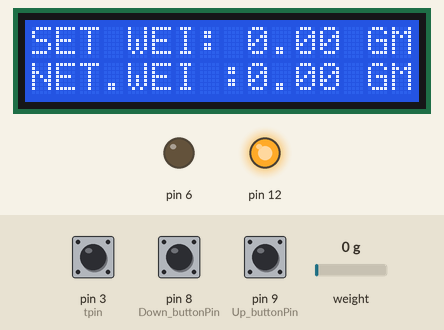
This sketch was run on a simulated Arduino Uno, built with avr-gcc and run on an emulated ATmega328P. Parts: 16×2 character LCD, output pins drawn as LEDs (lit = HIGH). Dashed ring = blinking. The inputs (shaded band) are chosen by the test bench; at power-on: pin 3 (tpin) HIGH, pin 9 (Up_buttonPin) HIGH, pin 8 (Down_buttonPin) HIGH, weight on the scale 0 g. What the sketch prints to the serial monitor is not drawn.

Above: at 5.7 s.
5.8 s: pin 3 (tpin) pulled LOW for 0.15 s
At 6.6 s:
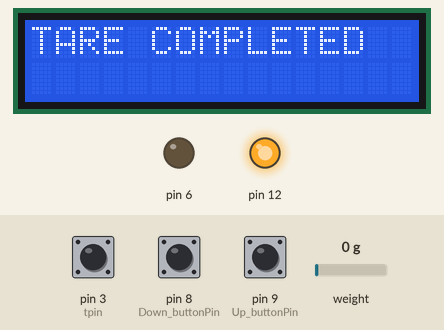
8.3 s: pin 9 (Up_buttonPin) pulled LOW for 0.15 s
At 8.57 s:
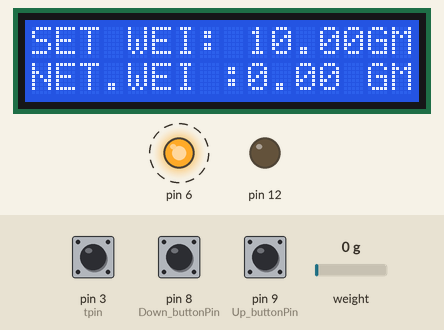
9.0 s: pin 8 (Down_buttonPin) pulled LOW for 0.15 s
At 9.6 s:
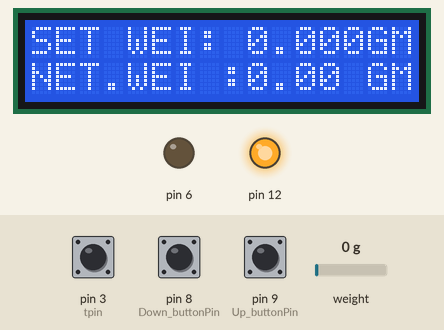
10.6 s: weight on the scale set to 100 g
At 11.6 s:
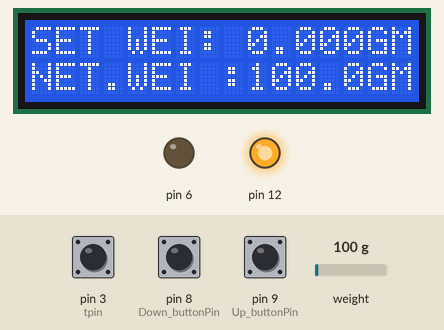
12.2 s: pin 8 (Down_buttonPin) pulled LOW for 1 s
At 12.9 s:
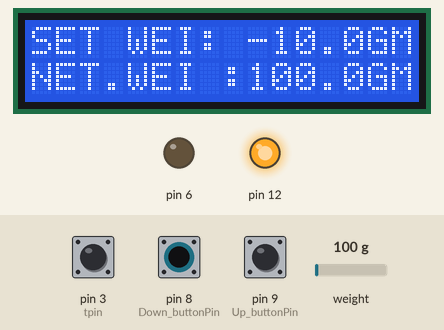
14.7 s: pin 3 (tpin) pulled LOW for 1 s
At 16.3 s:
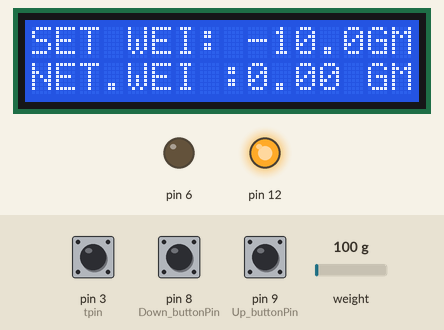
Timing chart, 0 to 17.8 s (numbered marks = the images above; inputs shaded):
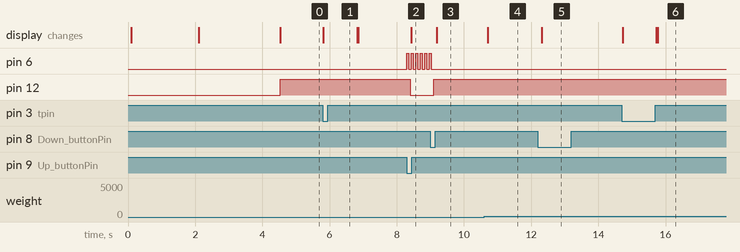

Measured:
- after the input at 5.8 s, the display: changes at once (image 1)
- after the input at 8.3 s, pin 6: alternates HIGH for 0.05 s and LOW for 0.08 s, starting at once; pin 12: HIGH → LOW after 0.10 s; the display: changes after 0.13 s (image 2)
- after the input at 9.0 s, pin 6: goes on until 9.0 s, then stays LOW; pin 12: LOW → HIGH after 0.11 s; the display: changes after 0.18 s (image 3)
- after the input at 10.6 s, the display: changes after 0.11 s (image 4)
- after the input at 12.2 s, the display: changes after 0.11 s (image 5)
- after the input at 14.7 s, the display: first changes at once (image 6 shows a later state)

The sketch:

WEIGHING_MACHINE.ino
```cpp
#include <HX711_ADC.h>
#include <EEPROM.h>
#include <LiquidCrystal_I2C.h>
LiquidCrystal_I2C lcd(0x27, 2, 16);
const int HX711_dout = 4; //mcu > HX711 dout pin
const int HX711_sck = 5; //mcu > HX711 sck pin
HX711_ADC LoadCell(HX711_dout, HX711_sck);

int tpin = 3;
const int calVal_eepromAdress = -1;
long t;
const int  Up_buttonPin   = 9;    // the pin that the pushbutton is attached to
const int  Down_buttonPin = 8;
float buttonPushCounter = 0;   // counter for the number of button presses
float up_buttonState = 0;         // current state of the up button
float up_lastButtonState = 0;     // previous state of the up button
float down_buttonState = 0;         // current state of the up button
float down_lastButtonState = 0;     // previous state of the up button
bool bPress = false;
void setup() {
  Serial.begin(57600);
  delay(10);
  Serial.println();
  Serial.println("Starting...");
  pinMode(tpin, INPUT_PULLUP);
  pinMode(6, OUTPUT);
  pinMode(12, OUTPUT);
  pinMode( Up_buttonPin , INPUT_PULLUP);
  pinMode( Down_buttonPin , INPUT_PULLUP);
  lcd.init();
  lcd.backlight();
  lcd.setCursor(0, 0);
  lcd.print("ARDUINO BALANCE");
  lcd.setCursor(0, 1);
  lcd.print("IM PROJECT");
  delay(2000);
  lcd.clear();
  LoadCell.begin();
  float calibrationValue; // calibration value (see example file "Calibration.ino")
  calibrationValue = 260.0; // uncomment this if you want to set the calibration value in the sketch

  long stabilizingtime = 2000; // preciscion right after power-up can be improved by adding a few seconds of stabilizing time
  boolean _tare = true; //set this to false if you don't want tare to be performed in the next step
  LoadCell.start(stabilizingtime, _tare);
  if (LoadCell.getTareTimeoutFlag())
  {
    Serial.println("Timeout, check MCU>HX711 wiring and pin designations");
    while (1);
  }
  else
  {
    LoadCell.setCalFactor(calibrationValue); // set calibration value (float)
    Serial.println("Startup is complete");
  }
}
void loop() {
  static boolean newDataReady = 0;
  const int serialPrintInterval = 0; //increase value to slow down serial print activity
  // check for new data/start next conversion:
  if (LoadCell.update()) newDataReady = true;
  // get smoothed value from the dataset:
  if (newDataReady)
  {
    if (millis() > t + serialPrintInterval) {
      float i = LoadCell.getData();
      Serial.print("Load_cell output val: ");
      Serial.println(i);
      newDataReady = 0;
      t = millis();
      lcd.setCursor(0, 0);
      lcd.print("SET WEI:");
      lcd.setCursor(9, 0);
      lcd.print(buttonPushCounter);
      lcd.setCursor(14, 0);
      lcd.print("GM");
      lcd.setCursor(0, 1);
      lcd.print("NET.WEI :");
      lcd.setCursor(9, 1);
      lcd.print(i);
      lcd.setCursor(14, 1);
      lcd.print("GM");
    }
  }
  checkUp();
  checkDown();
  if (digitalRead(tpin) == LOW) {
    LoadCell.tareNoDelay();
  }
  // check if last tare operation is complete:
  if (LoadCell.getTareStatus() == true) {
    lcd.clear();
    lcd.print("TARE COMPLETED");
    delay(1000);
    lcd.clear();
  }
  float i = LoadCell.getData();
  float k = buttonPushCounter - i;
  if ( k < 20 && k > 1 )
  {
    digitalWrite (6, HIGH);
    delay(50);
    digitalWrite (6, LOW);
    delay(50);
  }
  if ( k >= 20 )
  {
    digitalWrite (6, HIGH);
    delay(200);
    digitalWrite (6, LOW);
    delay(200);
  }
  if (i >= buttonPushCounter)
  {
    digitalWrite (6, LOW);
    digitalWrite (12, HIGH);
  }
  else
  {
    digitalWrite(12, LOW);
  }
}
void checkUp()
{
  up_buttonState = digitalRead(Up_buttonPin);
  // compare the buttonState to its previous state
  if (up_buttonState != up_lastButtonState)
  {
    // if the state has changed, increment the counter
    if (up_buttonState == LOW)
    {
      bPress = true;
      // if the current state is HIGH then the button went from off to on:
      buttonPushCounter = buttonPushCounter + 10;
    }
  }
  // save the current state as the last state, for next time through the loop
  up_lastButtonState = up_buttonState;
}
void checkDown()
{
  down_buttonState = digitalRead(Down_buttonPin);
  // compare the buttonState to its previous state
  if (down_buttonState != down_lastButtonState)
  {
    // if the state has changed, increment the counter
    if (down_buttonState == LOW)
    {
      bPress = true;
      buttonPushCounter = buttonPushCounter - 10;
    }
  }
  // save the current state as the last state, for next time through the loop
  down_lastButtonState = down_buttonState;
}
```
